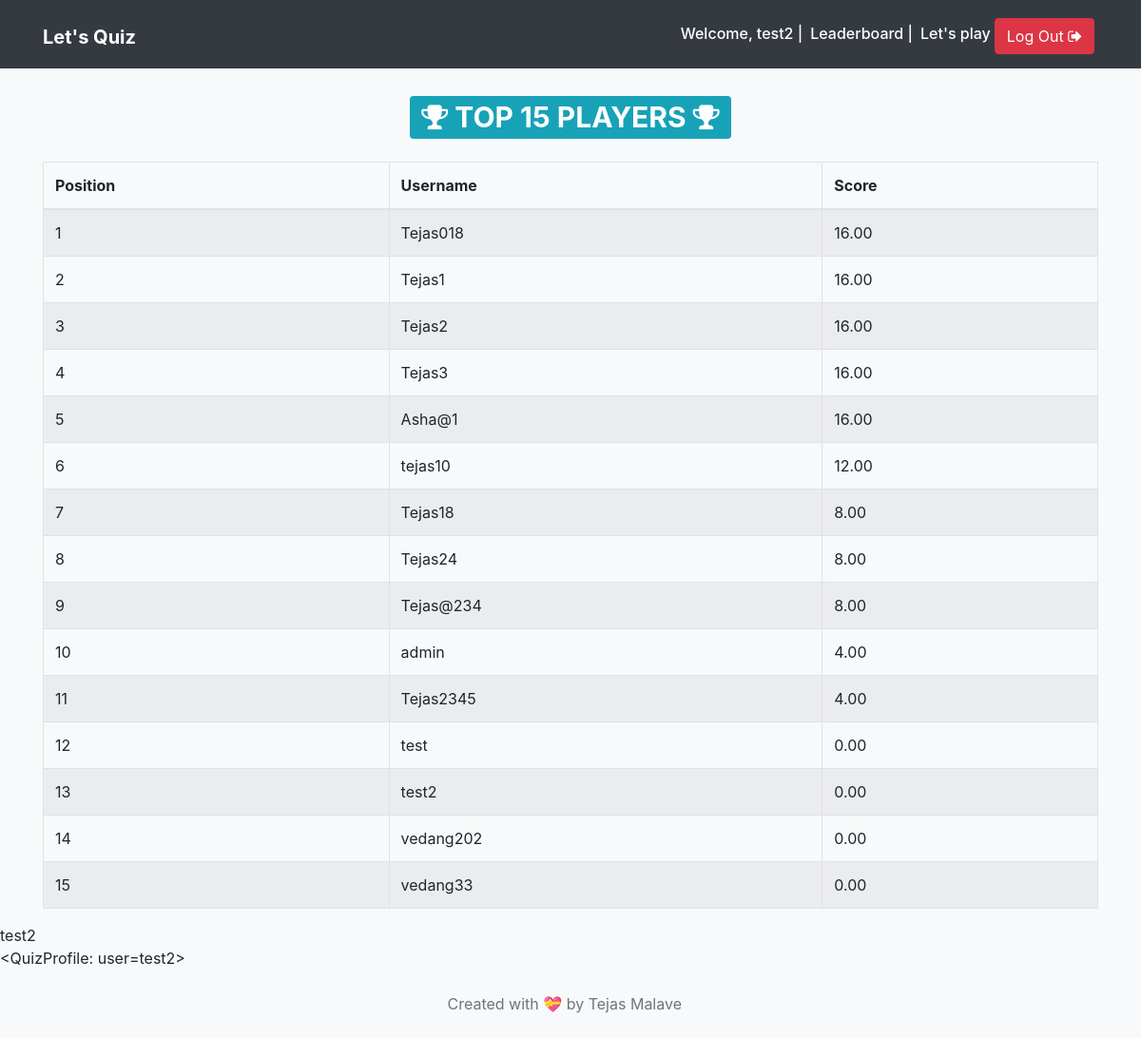
Screenshot of /leaderboard/ (signed in) with the database file from the repository.
### quiz/models.py (models this page shows, shortened)
class QuizProfile(TimeStampedModel):
    user = models.OneToOneField(User, on_delete=models.CASCADE)
    total_score = models.DecimalField(_('Total Score'), default=0, decimal_places=2, max_digits=10)
    def __str__(self):
        return f'<QuizProfile: user={self.user}>'

### quiz/views.py (the view)
# urls.py: re_path(r'^leaderboard/$', views.leaderboard, name='leaderboard'),
def leaderboard(request):
    top_quiz_profiles = QuizProfile.objects.order_by('-total_score')[:500]
    total_count = top_quiz_profiles.count()
    qp = QuizProfile.objects.get(user_id=request.user)
    context = {
        'top_quiz_profiles': top_quiz_profiles,
        'total_count': total_count,
        'score': qp
    }
    return render(request, 'quiz/leaderboard.html', context=context)

### templates/quiz/leaderboard.html (shortened to what this page needs)
{% extends 'base.html' %}
{% block content %}
<div class="container">
    <h1 class="text-center my-4"><span class="badge badge-info"><i class="fa fa-trophy" aria-hidden="true"></i> TOP {{ total_count }} PLAYERS <i class="fa fa-trophy" aria-hidden="true"></i></span></h1>
    <table class="table table-striped table-bordered">
        <thead>
            <tr>
                <th>Position</th>
                <th>Username</th>
                <th>Score</th>
            </tr>
        </thead>
        <tbody>
            {% for quiz_profile in top_quiz_profiles %}
            <tr>
                <td>{{ forloop.counter }}</td>
                <td>{{ quiz_profile.user.username }}</td>
                <td>{{ quiz_profile.total_score }}</td>
            </tr>
            {% endfor %}
        </tbody>
    </table>
</div>
<div id="usern">{{ user.get_username }}</div>
<div id="score">{{ score }}</div>
{% endblock content %}

### templates/base.html (shortened to what this page needs)
{% load static %}
<!doctype html>
<html lang="en">
<head>
    <link rel="stylesheet" href="https://maxcdn.bootstrapcdn.com/bootstrap/4.0.0-beta.2/css/bootstrap.min.css">
    <link rel="stylesheet" href="https://maxcdn.bootstrapcdn.com/font-awesome/4.7.0/css/font-awesome.min.css">
    <link rel="stylesheet" href="https://maxcdn.bootstrapcdn.com/font-awesome/4.7.0/css/font-awesome.min.css">
    <link rel="stylesheet" href="{% static 'css/main.css' %}">
</head>
<body class="bg-light">
    <nav class="navbar navbar-expand-md navbar-dark bg-dark">
        <div class="container">
            <h1><a href="{% url 'quiz:home' %}" class="navbar-brand">
            <strong>Let's Quiz</strong></a></h1>
            <div class="collapse navbar-collapse justify-content-end " id="navbar">
                {% if not request.user.is_active %}
                <a href="{% url 'quiz:leaderboard' %}" class="btn btn-info mt-1 mx-1">Leaderboard</a>
                <a href="{% url 'quiz:login' %}" class="btn btn-info mt-1"><i class="fa fa-sign-in" aria-hidden="true"></i> Log In</a>
                {% else %}
                <h6 class="text-white mt-2 mr-2">Welcome, {{ request.user.username }} | </h6>
                <h6 class="text-white mt-2 mr-2"><a href="{% url 'quiz:leaderboard' %}" class="text-white">Leaderboard</a> |</h6>
                <h6 class="mt-2"><a href="{% url 'quiz:play' %}" class="text-white">Let's play</a></h6>
                <a href="{% url 'quiz:logout' %}" class="btn btn-danger mt-1 mx-1">Log Out <i class="fa fa-sign-out" aria-hidden="true"></i></a>
                {% endif %}
            </div>
        </div>
    </nav>
    {% block content %}
    {% endblock content %}
    <footer class="bg-light text-muted py-0">
        <div class="container py-4">
            <ul class="list-inline mb-0 text-center">
                <li class="list-inline-item">Created with 💝 by Tejas Malave </li>
            </ul>
        </div>
    </footer>
</body>
</html>

### rows the page displays
QuizProfile: user.username "Tejas018", total_score "16.00"
QuizProfile: user.username "Tejas1", total_score "16.00"
QuizProfile: user.username "Tejas2", total_score "16.00"
QuizProfile: user.username "Tejas3", total_score "16.00"
QuizProfile: user.username "Asha@1", total_score "16.00"
QuizProfile: user.username "tejas10", total_score "12.00"
QuizProfile: user.username "Tejas18", total_score "8.00"
QuizProfile: user.username "Tejas24", total_score "8.00"
QuizProfile: user.username "Tejas@234", total_score "8.00"
QuizProfile: user.username "admin", total_score "4.00"
QuizProfile: user.username "Tejas2345", total_score "4.00"
QuizProfile: user.username "test", total_score "0.00"
QuizProfile: user.username "test2", total_score "0.00", user.username "<QuizProfile: user=test2>"
QuizProfile: user.username "vedang202", total_score "0.00"
QuizProfile: user.username "vedang33", total_score "0.00"

### other values shown
{{ request.user.username }} "test2"
{{ total_count }} "15"
{{ user.get_username }} "test2"
